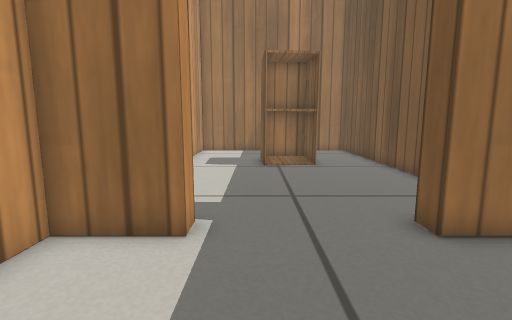
[1] (above)

16 first-person views from a walk through a Gazebo world. The camera is 0.41 m above the floor, tilts 8° down and sees 85° across. The floor is counted in squares, 0.2 m on a side. Each view is taken from the middle of a square. On the plan, view 1 faces up. The plan holds only what a view shows up to about 16 squares ahead; the rest is blank. Gazebo's built-in surfaces are drawn with simple patterns.

[2]
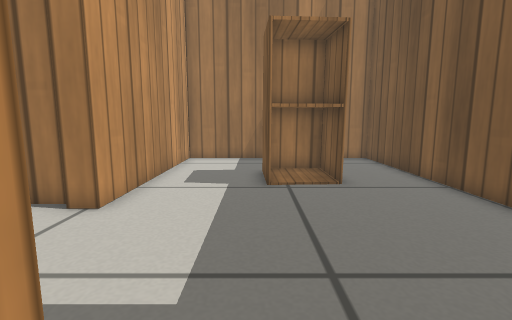

[3]
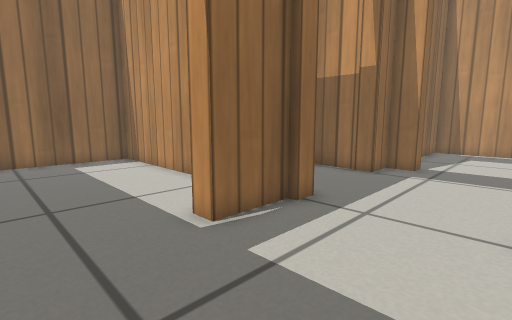

[4]
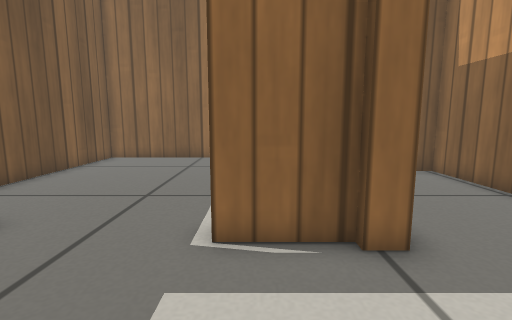

[5]
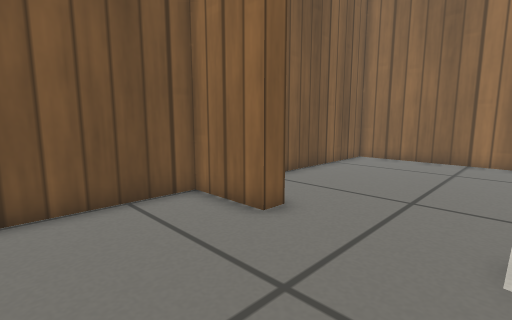

[6]
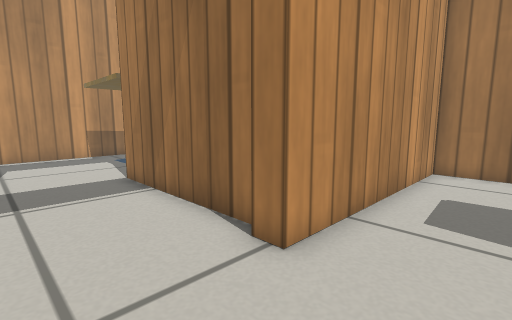

[7]
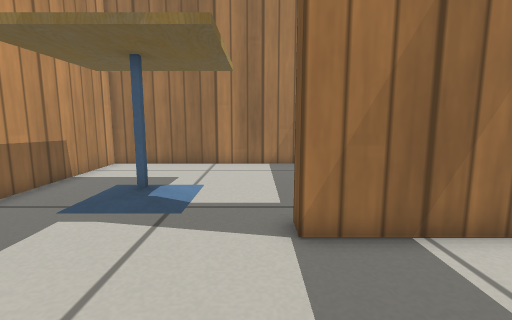

[8]
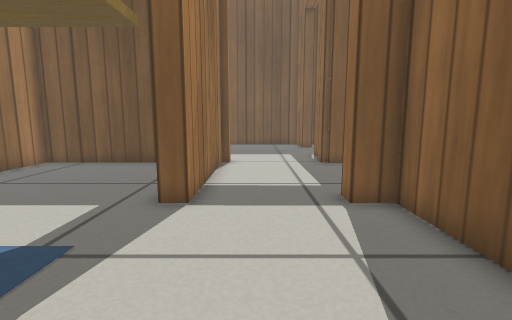

[9]
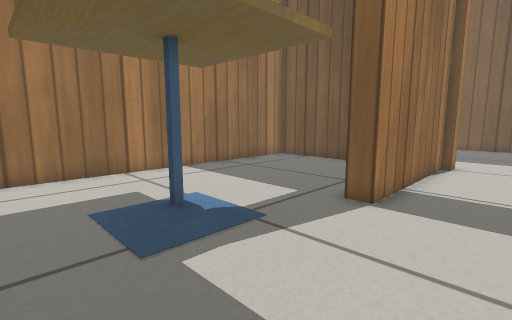

[10]
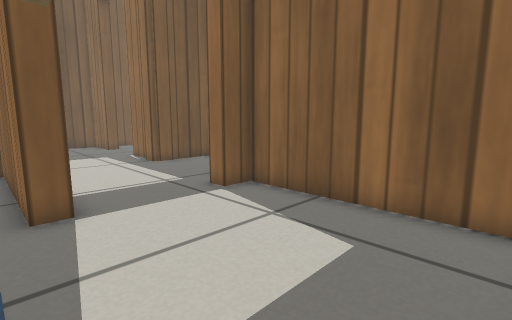

[11]
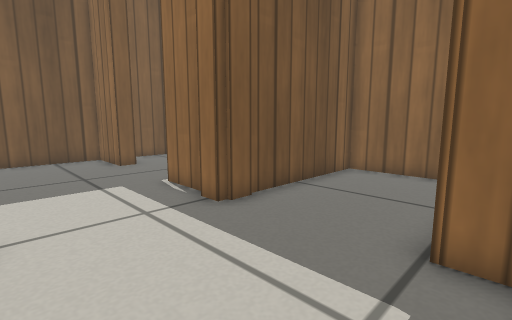

[12]
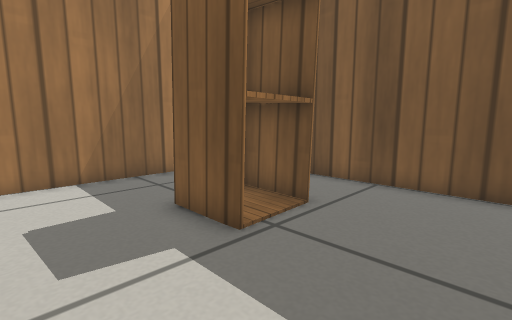

[13]
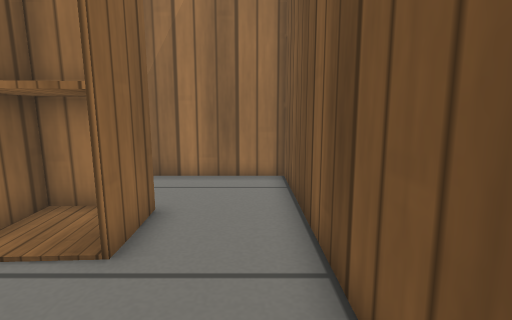

[14]
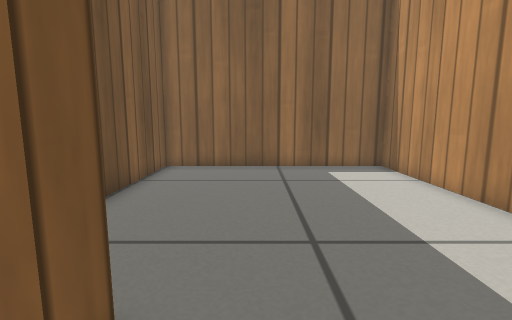

[15]
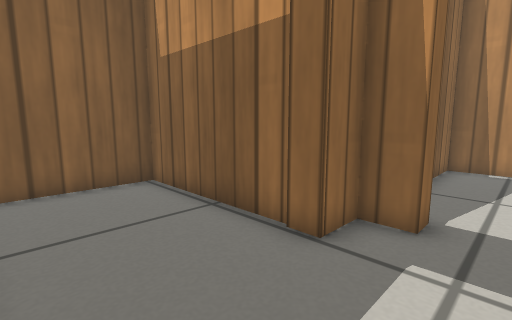

[16]
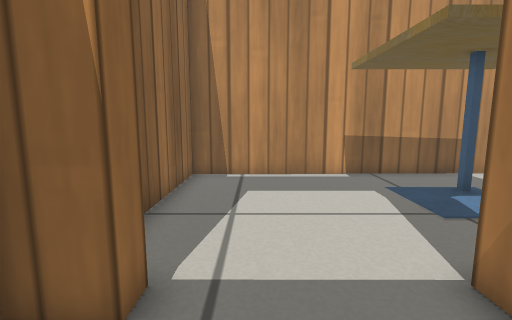

### Floor plan
Ten units are one square. View 1 is at (0, 0); x grows to the right and y downward. Boxes are objects, and circles mark ways between rooms. Rooms are numbered by the first view taken in them; rooms with no view inside come last. Other rooms are left out.
<svg viewBox="-193 -198 259 258">
<path fill="none" stroke="#000" d="M-37 -10 -37 55 61 55 61 -37M-13 -48 -37 -48 -37 -37M46 -48 32 -48M32 -55 61 -55 61 -193 -37 -193 -37 -103M-37 -55 -13 -55M-112 -107 -112 -114 -44 -114M-44 -139 -44 -193 -188 -193 -186 -55 -112 -55 -112 -67M-105 -67 -105 -55 -92 -55M-44 -103 -44 -107 -112 -107M-92 -55 -92 12 -45 12 -44 -58"/>
<rect x="-5" y="-155" width="40" height="30" fill="#bbb"><title>cabinet</title></rect>
<rect x="-155" y="-135" width="10" height="10" fill="#bbb"><title>cafe table</title></rect>
<circle cx="10" cy="-50" r="3" fill="#2a7"/>
<circle cx="-40" cy="-80" r="3" fill="#2a7"/>
<circle cx="-110" cy="-90" r="3" fill="#2a7"/>
<circle cx="-70" cy="-50" r="3" fill="#2a7"/>
<text x="10" y="0">1</text>
<text x="10" y="-120">2</text>
<text x="-130" y="-130">3</text>
<text x="-80" y="-80">4</text>
<text x="-70" y="-20">5</text>
</svg>
Room 1 opens to room 2. Room 2 opens to room 4. Room 3 opens to room 4. Room 4 opens to room 5.

Where each view was taken, in squares from view 1:
view 1: 0 up, 0 right, facing up
view 2: 4 up, 0 right, facing up
view 3: 10 up, 2 right, facing down-left
view 4: 10 up, 2 left, facing down
view 5: 10 up, 1 left, facing down-right
view 6: 7 up, 1 left, facing up-left
view 7: 6 up, 12 left, facing up
view 8: 9 up, 18 left, facing right
view 9: 8 up, 18 left, facing up-right
view 10: 12 up, 18 left, facing down-right
view 11: 10 up, 10 left, facing down-right
view 12: 9 up, 3 left, facing up-right
view 13: 9 up, 5 right, facing up
view 14: 7 up, 2 right, facing down
view 15: 8 up, 5 left, facing down-left
view 16: 8 up, 8 left, facing left
